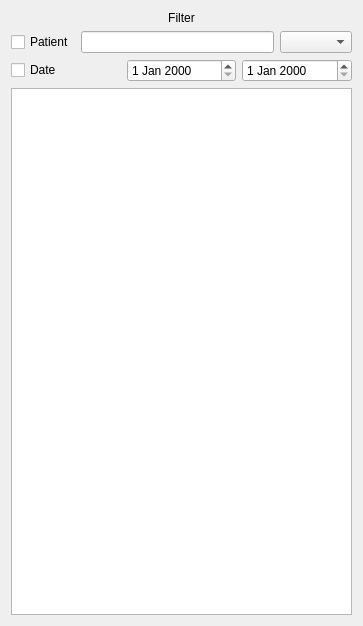
<?xml version="1.0" encoding="UTF-8"?>
<ui version="4.0">
 <class>HistoryTab</class>
 <widget class="QWidget" name="HistoryTab">
  <property name="geometry">
   <rect>
    <x>0</x>
    <y>0</y>
    <width>363</width>
    <height>626</height>
   </rect>
  </property>
  <property name="windowTitle">
   <string>Form</string>
  </property>
  <layout class="QVBoxLayout" name="verticalLayout">
   <item>
    <widget class="QLabel" name="label">
     <property name="text">
      <string>Filter</string>
     </property>
     <property name="alignment">
      <set>Qt::AlignmentFlag::AlignCenter</set>
     </property>
    </widget>
   </item>
   <item>
    <layout class="QHBoxLayout" name="horizontalLayout">
     <item>
      <widget class="QCheckBox" name="checkBox_2">
       <property name="text">
        <string>Patient</string>
       </property>
      </widget>
     </item>
     <item>
      <widget class="QLineEdit" name="lineEdit"/>
     </item>
     <item>
      <widget class="QComboBox" name="comboBox"/>
     </item>
    </layout>
   </item>
   <item>
    <layout class="QHBoxLayout" name="horizontalLayout_2">
     <item>
      <widget class="QCheckBox" name="checkBox">
       <property name="text">
        <string>Date</string>
       </property>
      </widget>
     </item>
     <item>
      <widget class="QDateEdit" name="dateEdit"/>
     </item>
     <item>
      <widget class="QDateEdit" name="dateEdit_2"/>
     </item>
    </layout>
   </item>
   <item>
    <widget class="QListView" name="listView"/>
   </item>
  </layout>
 </widget>
 <resources/>
 <connections/>
</ui>
